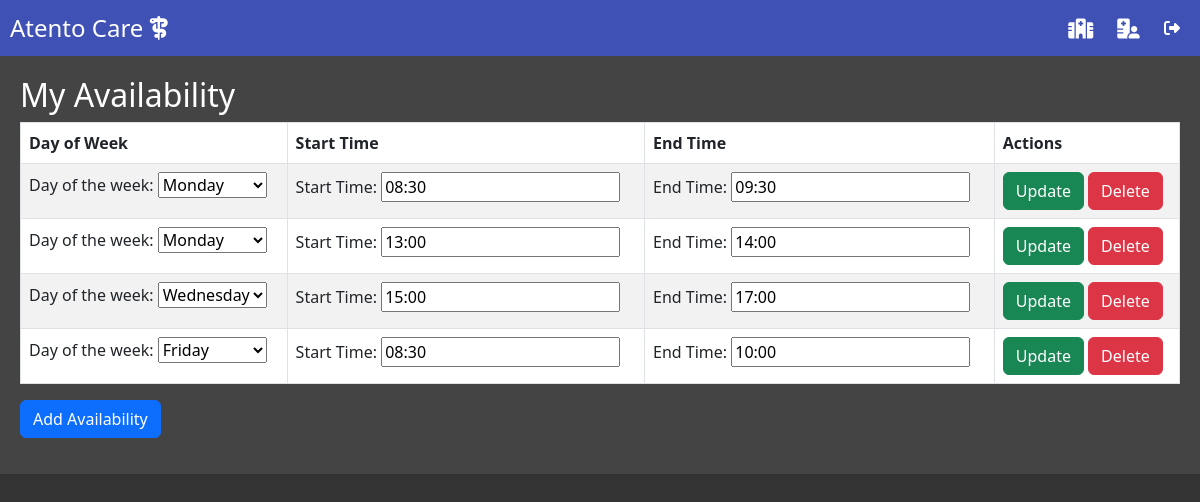
The page /view_availability/ (signed in) on the database its author committed.
### atento_care/models.py (models this page shows)
class DoctorAvailability(models.Model):
    DAYS_OF_WEEK = [
        (1, 'Monday'),
        (2, 'Tuesday'),
        (3, 'Wednesday'),
        (4, 'Thursday'),
        (5, 'Friday'),
        (6, 'Saturday'),
        (7, 'Sunday'),
    ]
    doctor = models.ForeignKey(Doctor, on_delete=models.CASCADE)  # link to the Doctor model
    day_of_week = models.IntegerField(choices=DAYS_OF_WEEK)  # 1 for Monday, 7 for Sunday
    start_time = models.TimeField()  # The starting time of the slot
    end_time = models.TimeField()  # The ending time of the slot
    class Meta:
        unique_together = ('doctor', 'day_of_week', 'start_time', 'end_time')

### atento_care/views.py (the view, shortened to what this page needs)
# urls.py: path('view_availability/', view_availability, name='view_availability'),
@login_required
def view_availability(request):
    availability = DoctorAvailability.objects.filter(doctor=request.user.doctor)
    appointments = ScheduledAppointment.objects.filter(doctor=request.user.doctor)
    events = []
    for slot in availability:
        is_booked = appointments.filter(
            start_time__gte=timezone.make_aware(datetime.combine(timezone.localtime().date(), slot.start_time)),
            end_time__lte=timezone.make_aware(datetime.combine(timezone.localtime().date(), slot.end_time))
        ).exists()
        events.append({
            'title': 'Available',
            'start': slot.start_time,
            'end': slot.end_time,
        })
    forms = []
    for slot in availability:
        form = DoctorAvailabilityForm(instance=slot)
        forms.append(form)
    return render(request, "atento_care/view_availability.html", {"availability_forms": forms, "events": events})

### atento_care/templates/atento_care/view_availability.html (shortened to what this page needs)
{% extends 'atento_care/base.html' %}
{% block content %}
    <h2>My Availability</h2>
    <table class="table table-striped table-bordered table-hover">
        <thead>
            <tr>
                <th>Day of Week</th>
                <th>Start Time</th>
                <th>End Time</th>
                <th>Actions</th>
            </tr>
        </thead>
        <tbody>
            {% for form in availability_forms %}
                <tr>
                    <form method="POST">
                        <td>
                            {{ form.day_of_week.label_tag }}
                            {{ form.day_of_week }}
                        </td>
                        <td>
                            {{ form.start_time.label_tag }}
                            {{ form.start_time }}
                        </td>
                        <td>
                            {{ form.end_time.label_tag }}
                            {{ form.end_time }}
                        </td>
                        <td>
                            <button type="submit" class="btn btn-success">Update</button>
                            <button type="submit" name="delete" value="{{ form.instance.id }}" class="btn btn-danger">Delete</button>
                        </td>
                    </form>
                </tr>
            {% empty %}
                <tr>
                    <td colspan="4">No availability added yet.</td>
                </tr>
            {% endfor %}
        </tbody>
    </table>
    <div class="mb-3">
        <a href="{% url 'add_availability' %}" class="btn btn-primary">Add Availability</a>
    </div>
{% endblock content %}

### atento_care/templates/atento_care/base.html (shortened to what this page needs)
{% load static %}
<!DOCTYPE html>
<html lang="en">
<head>
    <link href="https://cdnjs.cloudflare.com/ajax/libs/bootstrap/5.3.0/css/bootstrap.min.css" rel="stylesheet">
    <link rel="stylesheet" href="{% static 'styles.css' %}">
    <link rel="stylesheet" href="https://cdnjs.cloudflare.com/ajax/libs/font-awesome/6.4.2/css/all.min.css" />
</head>
<body>
    <header>
        <nav>
            <a href="{% url 'home' %}" class="no-hover-effect">Atento Care <i class="fa-solid fa-staff-snake"></i> </a>
            <div>
                <a href="{% url 'home' %}"><i class="fa-solid fa-hospital fa-lg"></i></a>
                {% if user.is_authenticated %}
                    <a href="{% url 'my_account' %}"><i class="fa-solid fa-hospital-user fa-lg"></i></a>
                    <a href="{% url 'logout' %}"><i class="fa-solid fa-right-from-bracket"></i></a>
                {% else %}
                    <a href="{% url 'register' %}"><i class="fa-solid fa-user-plus fa-lg"></i></a>
                    <a href="{% url 'login' %}"><i class="fa-solid fa-laptop-medical fa-lg"></i></a>
                {% endif %}
            </div>
        </nav>
    </header>
    <main>
    {% block content %}
        {% endblock content %}
    </main>
</body>
</html>

### atento_care/static/styles.css (style rules this page uses)
body { background-color: #333; color: white; }
main { background-color: #444; padding: 20px; }
a { color: #3f51b5; }
nav { background-color: #3f51b5; padding: 10px; display: flex; justify-content: space-between; align-items: center; }
nav div a { color: white; text-decoration: none; padding: 5px 10px; display: inline-block; transition: background-color 0.3s, box-shadow 0.3s, color 0.3s; }
nav div a i { transition: color 0.3s; }
.no-hover-effect { font-size: 1.5em; font-weight: 500; color:white; text-decoration: none; }

### rows shown on the page
DoctorAvailability: day_of_week "Monday", start_time "08:30", end_time "09:30"
DoctorAvailability: day_of_week "Monday", start_time "13:00", end_time "14:00"
DoctorAvailability: day_of_week "Wednesday", start_time "15:00", end_time "17:00"
DoctorAvailability: day_of_week "Friday", start_time "08:30", end_time "10:00"
